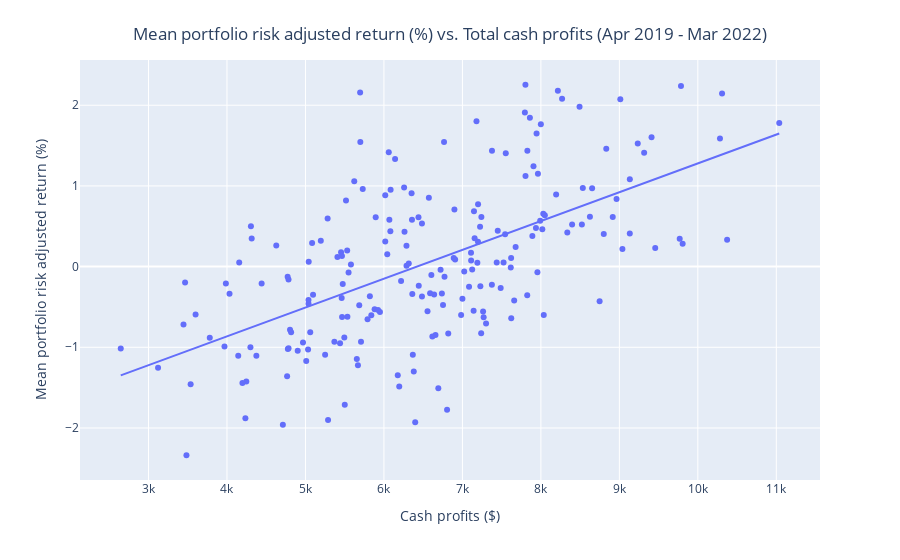

Write notebook code for a chart like this one.
### Code cell
fig = px.scatter(x=cash_profits, y=mean_risk_adjusted_ri, trendline="ols")
fig.update_yaxes(title_text="Mean portfolio risk adjusted return (%)")
fig.update_xaxes(title_text="Cash profits ($)")
fig.update_layout(title_text=f"Mean portfolio risk adjusted return (%) vs. Total cash profits (Apr 2019 - Mar 2022)", 
                  title_x=0.5,
                  title_y=0.95,
                  height=800,
                  showlegend=False
                 )
fig.show()

### Figure 1 — Plotly figure (JSON) as saved in the notebook; plotly's stock layout.template omitted (floating-point values rounded to 4 significant figures; data arrays with more than 128 entries replaced by an {"elided": "..."} marker saying what was removed)
{"data": [{"hovertemplate": "x=%{x}<br>y=%{y}<extra></extra>", "legendgroup": "", "marker": {"color": "#636efa", "symbol": "circle"}, "mode": "markers", "name": "", "orientation": "v", "showlegend": false, "type": "scatter", "x": {"elided": "200 float values"}, "xaxis": "x", "y": {"elided": "200 float values"}, "yaxis": "y"}, {"hovertemplate": "<b>OLS trendline</b><br>y = 0.000357221 * x + -2.29282<br>R<sup>2</sup>=0.347963<br><br>x=%{x}<br>y=%{y} <b>(trend)</b><extra></extra>", "legendgroup": "", "marker": {"color": "#636efa", "symbol": "circle"}, "mode": "lines", "name": "", "showlegend": false, "type": "scatter", "x": {"elided": "200 float values"}, "xaxis": "x", "y": {"elided": "200 float values"}, "yaxis": "y"}], "layout": {"autosize": true, "legend": {"tracegroupgap": 0}, "margin": {"t": 60}, "showlegend": false, "title": {"text": "Mean portfolio risk adjusted return (%) vs. Total cash profits (Apr 2019 - Mar 2022)", "x": 0.5, "y": 0.95}, "xaxis": {"anchor": "y", "autorange": true, "domain": [0, 1], "range": [2154.0, 11530.0], "title": {"text": "Cash profits ($)"}, "type": "linear"}, "yaxis": {"anchor": "x", "autorange": true, "domain": [0, 1], "range": [-2.626, 2.542], "title": {"text": "Mean portfolio risk adjusted return (%)"}, "type": "linear"}}}
